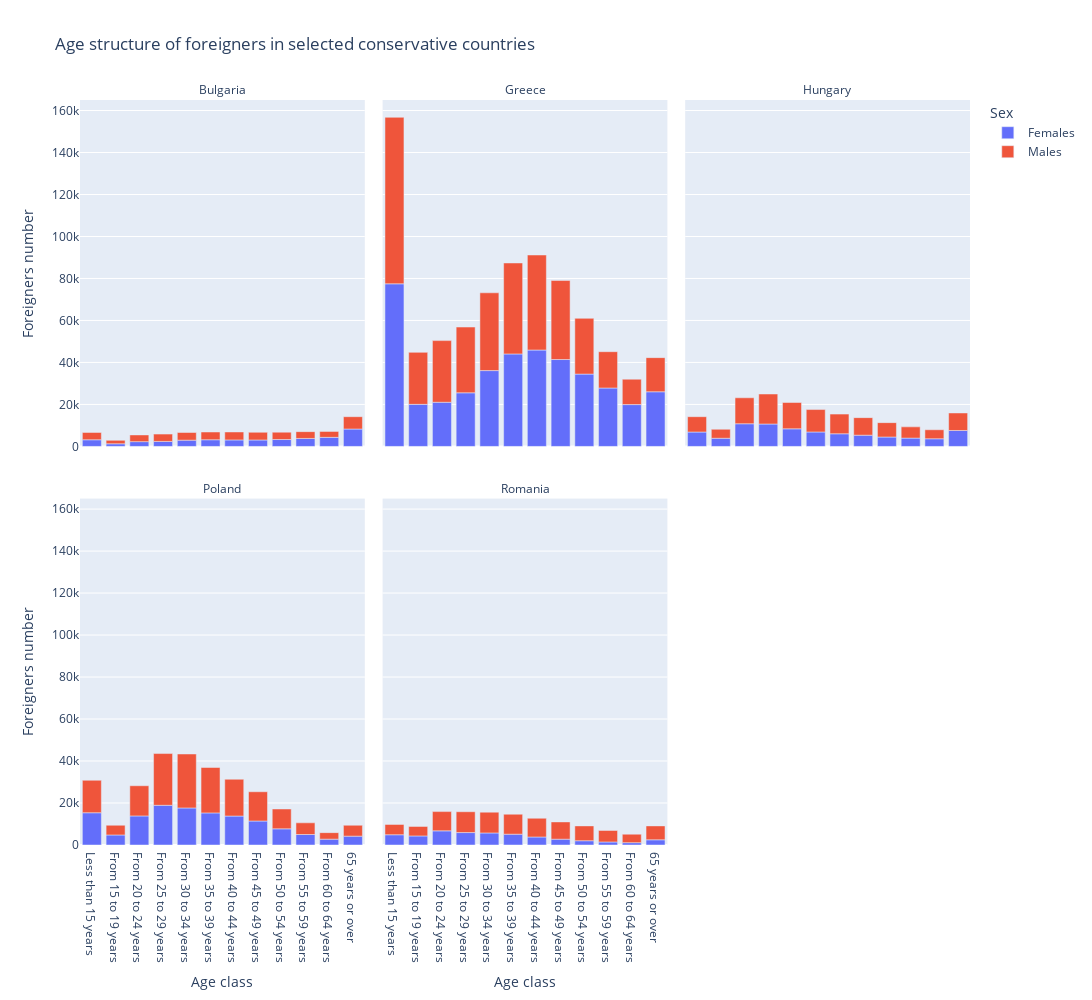

Notebook cell for this chart:
### Code cell
plot_age_structure(only_foreigners[(only_foreigners['geo'].isin(conservs))
                                    & (only_foreigners['Sex'] != 'Total') &
                                    (only_foreigners['TIME_PERIOD'] >= 2014)],
                   'Age structure of foreigners in selected conservative countries', age_order)

### Figure 1 — Plotly figure (JSON) as saved in the notebook; plotly's stock layout.template omitted (floating-point values rounded to 4 significant figures)
{"data": [{"hovertemplate": "Sex=Females<br>geo=Bulgaria<br>Age class=%{x}<br>Foreigners number=%{y}<extra></extra>", "legendgroup": "Females", "marker": {"color": "#636efa", "pattern": {"shape": ""}}, "name": "Females", "orientation": "v", "showlegend": true, "textposition": "auto", "type": "bar", "x": ["65 years or over", "From 15 to 19 years", "From 20 to 24 years", "From 25 to 29 years", "From 30 to 34 years", "From 35 to 39 years", "From 40 to 44 years", "From 45 to 49 years", "From 50 to 54 years", "From 55 to 59 years", "From 60 to 64 years", "Less than 15 years"], "xaxis": "x4", "y": [8292.0, 1265.0, 2280.0, 2379.0, 2978.0, 3173.0, 3102.0, 3072.0, 3287.0, 3806.0, 4323.0, 3165.0], "yaxis": "y4"}, {"hovertemplate": "Sex=Females<br>geo=Greece<br>Age class=%{x}<br>Foreigners number=%{y}<extra></extra>", "legendgroup": "Females", "marker": {"color": "#636efa", "pattern": {"shape": ""}}, "name": "Females", "orientation": "v", "showlegend": false, "textposition": "auto", "type": "bar", "x": ["65 years or over", "From 15 to 19 years", "From 20 to 24 years", "From 25 to 29 years", "From 30 to 34 years", "From 35 to 39 years", "From 40 to 44 years", "From 45 to 49 years", "From 50 to 54 years", "From 55 to 59 years", "From 60 to 64 years", "Less than 15 years"], "xaxis": "x5", "y": [26030.0, 20040.0, 21040.0, 25540.0, 36120.0, 44050.0, 45920.0, 41390.0, 34460.0, 27830.0, 19930.0, 77460.0], "yaxis": "y5"}, {"hovertemplate": "Sex=Females<br>geo=Hungary<br>Age class=%{x}<br>Foreigners number=%{y}<extra></extra>", "legendgroup": "Females", "marker": {"color": "#636efa", "pattern": {"shape": ""}}, "name": "Females", "orientation": "v", "showlegend": false, "textposition": "auto", "type": "bar", "x": ["65 years or over", "From 15 to 19 years", "From 20 to 24 years", "From 25 to 29 years", "From 30 to 34 years", "From 35 to 39 years", "From 40 to 44 years", "From 45 to 49 years", "From 50 to 54 years", "From 55 to 59 years", "From 60 to 64 years", "Less than 15 years"], "xaxis": "x6", "y": [7593.0, 3892.0, 10800.0, 10680.0, 8384.0, 6886.0, 6024.0, 5358.0, 4481.0, 3957.0, 3640.0, 6856.0], "yaxis": "y6"}, {"hovertemplate": "Sex=Females<br>geo=Poland<br>Age class=%{x}<br>Foreigners number=%{y}<extra></extra>", "legendgroup": "Females", "marker": {"color": "#636efa", "pattern": {"shape": ""}}, "name": "Females", "orientation": "v", "showlegend": false, "textposition": "auto", "type": "bar", "x": ["65 years or over", "From 15 to 19 years", "From 20 to 24 years", "From 25 to 29 years", "From 30 to 34 years", "From 35 to 39 years", "From 40 to 44 years", "From 45 to 49 years", "From 50 to 54 years", "From 55 to 59 years", "From 60 to 64 years", "Less than 15 years"], "xaxis": "x", "y": [4226.0, 4779.0, 13850.0, 18920.0, 17650.0, 15290.0, 13800.0, 11430.0, 7701.0, 4993.0, 2788.0, 15370.0], "yaxis": "y"}, {"hovertemplate": "Sex=Females<br>geo=Romania<br>Age class=%{x}<br>Foreigners number=%{y}<extra></extra>", "legendgroup": "Females", "marker": {"color": "#636efa", "pattern": {"shape": ""}}, "name": "Females", "orientation": "v", "showlegend": false, "textposition": "auto", "type": "bar", "x": ["65 years or over", "From 15 to 19 years", "From 20 to 24 years", "From 25 to 29 years", "From 30 to 34 years", "From 35 to 39 years", "From 40 to 44 years", "From 45 to 49 years", "From 50 to 54 years", "From 55 to 59 years", "From 60 to 64 years", "Less than 15 years"], "xaxis": "x2", "y": [2481.0, 4317.0, 6743.0, 5922.0, 5741.0, 5151.0, 3812.0, 2771.0, 2038.0, 1448.0, 1118.0, 4885.0], "yaxis": "y2"}, {"hovertemplate": "Sex=Males<br>geo=Bulgaria<br>Age class=%{x}<br>Foreigners number=%{y}<extra></extra>", "legendgroup": "Males", "marker": {"color": "#EF553B", "pattern": {"shape": ""}}, "name": "Males", "orientation": "v", "showlegend": true, "textposition": "auto", "type": "bar", "x": ["65 years or over", "From 15 to 19 years", "From 20 to 24 years", "From 25 to 29 years", "From 30 to 34 years", "From 35 to 39 years", "From 40 to 44 years", "From 45 to 49 years", "From 50 to 54 years", "From 55 to 59 years", "From 60 to 64 years", "Less than 15 years"], "xaxis": "x4", "y": [5867.0, 1637.0, 3195.0, 3494.0, 3650.0, 3692.0, 3777.0, 3661.0, 3498.0, 3233.0, 2835.0, 3493.0], "yaxis": "y4"}, {"hovertemplate": "Sex=Males<br>geo=Greece<br>Age class=%{x}<br>Foreigners number=%{y}<extra></extra>", "legendgroup": "Males", "marker": {"color": "#EF553B", "pattern": {"shape": ""}}, "name": "Males", "orientation": "v", "showlegend": false, "textposition": "auto", "type": "bar", "x": ["65 years or over", "From 15 to 19 years", "From 20 to 24 years", "From 25 to 29 years", "From 30 to 34 years", "From 35 to 39 years", "From 40 to 44 years", "From 45 to 49 years", "From 50 to 54 years", "From 55 to 59 years", "From 60 to 64 years", "Less than 15 years"], "xaxis": "x5", "y": [16260.0, 24770.0, 29370.0, 31320.0, 37060.0, 43330.0, 45260.0, 37640.0, 26560.0, 17300.0, 12100.0, 79300.0], "yaxis": "y5"}, {"hovertemplate": "Sex=Males<br>geo=Hungary<br>Age class=%{x}<br>Foreigners number=%{y}<extra></extra>", "legendgroup": "Males", "marker": {"color": "#EF553B", "pattern": {"shape": ""}}, "name": "Males", "orientation": "v", "showlegend": false, "textposition": "auto", "type": "bar", "x": ["65 years or over", "From 15 to 19 years", "From 20 to 24 years", "From 25 to 29 years", "From 30 to 34 years", "From 35 to 39 years", "From 40 to 44 years", "From 45 to 49 years", "From 50 to 54 years", "From 55 to 59 years", "From 60 to 64 years", "Less than 15 years"], "xaxis": "x6", "y": [8346.0, 4276.0, 12370.0, 14290.0, 12540.0, 10670.0, 9370.0, 8359.0, 6847.0, 5360.0, 4301.0, 7305.0], "yaxis": "y6"}, {"hovertemplate": "Sex=Males<br>geo=Poland<br>Age class=%{x}<br>Foreigners number=%{y}<extra></extra>", "legendgroup": "Males", "marker": {"color": "#EF553B", "pattern": {"shape": ""}}, "name": "Males", "orientation": "v", "showlegend": false, "textposition": "auto", "type": "bar", "x": ["65 years or over", "From 15 to 19 years", "From 20 to 24 years", "From 25 to 29 years", "From 30 to 34 years", "From 35 to 39 years", "From 40 to 44 years", "From 45 to 49 years", "From 50 to 54 years", "From 55 to 59 years", "From 60 to 64 years", "Less than 15 years"], "xaxis": "x", "y": [5172.0, 4624.0, 14370.0, 24640.0, 25700.0, 21640.0, 17520.0, 13940.0, 9455.0, 5576.0, 3100.0, 15460.0], "yaxis": "y"}, {"hovertemplate": "Sex=Males<br>geo=Romania<br>Age class=%{x}<br>Foreigners number=%{y}<extra></extra>", "legendgroup": "Males", "marker": {"color": "#EF553B", "pattern": {"shape": ""}}, "name": "Males", "orientation": "v", "showlegend": false, "textposition": "auto", "type": "bar", "x": ["65 years or over", "From 15 to 19 years", "From 20 to 24 years", "From 25 to 29 years", "From 30 to 34 years", "From 35 to 39 years", "From 40 to 44 years", "From 45 to 49 years", "From 50 to 54 years", "From 55 to 59 years", "From 60 to 64 years", "Less than 15 years"], "xaxis": "x2", "y": [6620.0, 4526.0, 9175.0, 9930.0, 9901.0, 9517.0, 8923.0, 8224.0, 7064.0, 5474.0, 4036.0, 4916.0], "yaxis": "y2"}], "layout": {"annotations": [{"font": {}, "showarrow": false, "text": "Poland", "x": 0.16, "xanchor": "center", "xref": "paper", "y": 0.465, "yanchor": "bottom", "yref": "paper"}, {"font": {}, "showarrow": false, "text": "Romania", "x": 0.5, "xanchor": "center", "xref": "paper", "y": 0.465, "yanchor": "bottom", "yref": "paper"}, {"font": {}, "showarrow": false, "text": "Bulgaria", "x": 0.16, "xanchor": "center", "xref": "paper", "y": 1.0, "yanchor": "bottom", "yref": "paper"}, {"font": {}, "showarrow": false, "text": "Greece", "x": 0.5, "xanchor": "center", "xref": "paper", "y": 1.0, "yanchor": "bottom", "yref": "paper"}, {"font": {}, "showarrow": false, "text": "Hungary", "x": 0.84, "xanchor": "center", "xref": "paper", "y": 1.0, "yanchor": "bottom", "yref": "paper"}], "barmode": "relative", "height": 1000, "legend": {"title": {"text": "Sex"}, "tracegroupgap": 0}, "showlegend": true, "title": {"text": "Age structure of foreigners in selected conservative countries"}, "width": 1200, "xaxis": {"anchor": "y", "categoryarray": ["Less than 15 years", "From 15 to 19 years", "From 20 to 24 years", "From 25 to 29 years", "From 30 to 34 years", "From 35 to 39 years", "From 40 to 44 years", "From 45 to 49 years", "From 50 to 54 years", "From 55 to 59 years", "From 60 to 64 years", "65 years or over"], "categoryorder": "array", "domain": [0, 0.32], "title": {"text": "Age class"}}, "xaxis2": {"anchor": "y2", "categoryarray": ["Less than 15 years", "From 15 to 19 years", "From 20 to 24 years", "From 25 to 29 years", "From 30 to 34 years", "From 35 to 39 years", "From 40 to 44 years", "From 45 to 49 years", "From 50 to 54 years", "From 55 to 59 years", "From 60 to 64 years", "65 years or over"], "categoryorder": "array", "domain": [0.34, 0.66], "matches": "x", "title": {"text": "Age class"}}, "xaxis3": {"anchor": "y3", "categoryarray": ["Less than 15 years", "From 15 to 19 years", "From 20 to 24 years", "From 25 to 29 years", "From 30 to 34 years", "From 35 to 39 years", "From 40 to 44 years", "From 45 to 49 years", "From 50 to 54 years", "From 55 to 59 years", "From 60 to 64 years", "65 years or over"], "categoryorder": "array", "domain": [0.68, 1.0], "matches": "x", "title": {"text": "Age class"}}, "xaxis4": {"anchor": "y4", "domain": [0, 0.32], "matches": "x", "showticklabels": false}, "xaxis5": {"anchor": "y5", "domain": [0.34, 0.66], "matches": "x", "showticklabels": false}, "xaxis6": {"anchor": "y6", "domain": [0.68, 1.0], "matches": "x", "showticklabels": false}, "yaxis": {"anchor": "x", "domain": [0, 0.465], "title": {"text": "Foreigners number"}}, "yaxis2": {"anchor": "x2", "domain": [0, 0.465], "matches": "y", "showticklabels": false}, "yaxis3": {"anchor": "x3", "domain": [0, 0.465], "matches": "y", "showticklabels": false}, "yaxis4": {"anchor": "x4", "domain": [0.535, 1.0], "matches": "y", "title": {"text": "Foreigners number"}}, "yaxis5": {"anchor": "x5", "domain": [0.535, 1.0], "matches": "y", "showticklabels": false}, "yaxis6": {"anchor": "x6", "domain": [0.535, 1.0], "matches": "y", "showticklabels": false}}}
